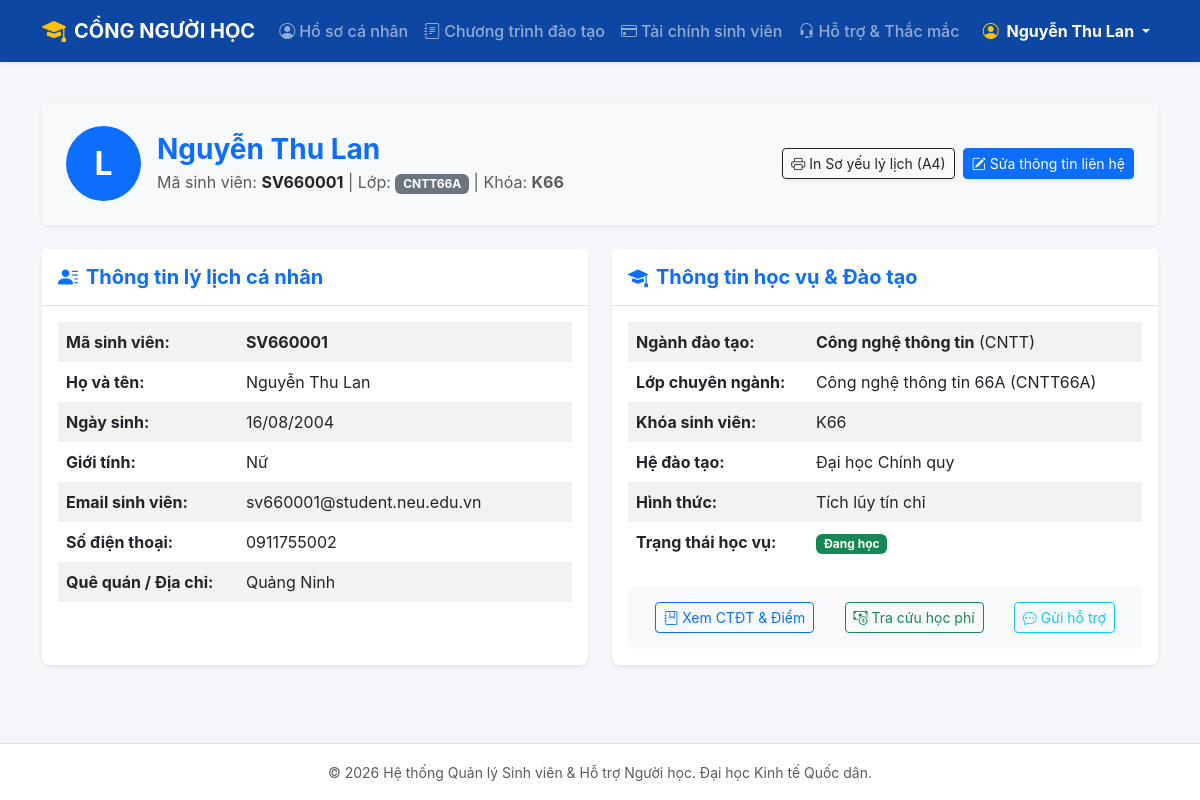
Page /portal/profile (signed in) on the committed database.
### tables this page shows
CREATE TABLE TaiKhoan (
    id INTEGER PRIMARY KEY AUTOINCREMENT,
    username TEXT NOT NULL UNIQUE,
    password_hash TEXT NOT NULL,
    vai_tro TEXT NOT NULL CHECK (vai_tro IN ('student', 'support_staff', 'admin')),
    ho_ten TEXT,
    sinh_vien_id INTEGER UNIQUE REFERENCES SinhVien(id) ON DELETE CASCADE
);

CREATE TABLE SinhVien (
    id INTEGER PRIMARY KEY AUTOINCREMENT,
    ma_sv TEXT NOT NULL UNIQUE,
    ho_ten TEXT NOT NULL,
    ngay_sinh TEXT,
    gioi_tinh TEXT CHECK (gioi_tinh IN ('Nam', 'Nữ', 'Khác')),
    email TEXT,
    so_dien_thoai TEXT,
    dia_chi TEXT,
    lop_id INTEGER NOT NULL REFERENCES Lop(id),
    trang_thai TEXT NOT NULL DEFAULT 'Đang học'
        CHECK (trang_thai IN ('Đang học', 'Bảo lưu', 'Đã tốt nghiệp', 'Thôi học')),
    ngay_tao TEXT NOT NULL DEFAULT (datetime('now', 'localtime'))
);

CREATE TABLE Lop (
    id INTEGER PRIMARY KEY AUTOINCREMENT,
    ma_lop TEXT NOT NULL UNIQUE,
    ten_lop TEXT NOT NULL,
    nganh_id INTEGER NOT NULL REFERENCES NganhHoc(id),
    khoa_hoc TEXT NOT NULL
);

CREATE TABLE NganhHoc (
    id INTEGER PRIMARY KEY AUTOINCREMENT,
    ma_nganh TEXT NOT NULL UNIQUE,
    ten_nganh TEXT NOT NULL
);

### portal.py (the view)
@portal_bp.route("/profile")
@login_required
@roles_required("student")
def profile():
    db = get_db()
    sv = get_current_student(db)
    if not sv:
        flash("Không tìm thấy thông tin sinh viên liên kết với tài khoản này.", "warning")
        return redirect(url_for("auth.login"))
    return render_template("portal/profile.html", sv=sv)

### app.py (called while the page is built)
def dmy(value):
    if not value:
        return "—"
    try:
        return datetime.strptime(str(value)[:10], "%Y-%m-%d").strftime("%d/%m/%Y")
    except ValueError:
        return value

### auth.py (called while the page is built)
@auth_bp.before_app_request
def load_logged_in_user():
    user_id = session.get("user_id")
    if user_id is None:
        g.user = None
    else:
        db = get_db()
        g.user = db.execute(
            "SELECT id, username, vai_tro, ho_ten, sinh_vien_id FROM TaiKhoan WHERE id = ?",
            (user_id,)
        ).fetchone()

def login_required(view):
    @functools.wraps(view)
    def wrapped_view(**kwargs):
        if g.user is None:
            flash("Vui lòng đăng nhập để truy cập chức năng này.", "warning")
            return redirect(url_for("auth.login"))
        return view(**kwargs)
    return wrapped_view

def roles_required(*roles):
    def decorator(view):
        @functools.wraps(view)
        def wrapped_view(**kwargs):
            if g.user is None:
                flash("Vui lòng đăng nhập để tiếp tục.", "warning")
                return redirect(url_for("auth.login"))
            if g.user["vai_tro"] not in roles:
                flash("Bạn không có quyền truy cập vào chức năng hoặc trang này.", "danger")
                if g.user["vai_tro"] == "student":
                    return redirect(url_for("portal.profile"))
                return redirect(url_for("students.list_students"))
            return view(**kwargs)
        return wrapped_view
    return decorator

### models.py (called while the page is built)
def connect(path):
    conn = sqlite3.connect(path)
    conn.row_factory = sqlite3.Row
    conn.execute("PRAGMA foreign_keys = ON")
    conn.create_function("norm", 1, normalize, deterministic=True)
    return conn

def get_db():
    if "db" not in g:
        g.db = connect(current_app.config["DATABASE"])
    return g.db

### portal.py (called while the page is built)
def get_current_student(db):
    if not g.user or g.user["sinh_vien_id"] is None:
        return None
    query = """
        SELECT sv.*, l.ma_lop, l.ten_lop, l.khoa_hoc,
               n.id AS nganh_id, n.ma_nganh, n.ten_nganh
        FROM SinhVien sv
        JOIN Lop l ON l.id = sv.lop_id
        JOIN NganhHoc n ON n.id = l.nganh_id
        WHERE sv.id = ?
    """
    return db.execute(query, (g.user["sinh_vien_id"],)).fetchone()

### templates/portal/profile.html (shortened to what this page needs)
{% extends "base.html" %}
{% block content %}
<div class="container my-4">
    <div class="card shadow-sm border-0 mb-4">
        <div class="card-body p-4 bg-light rounded">
            <div class="d-flex align-items-center flex-wrap">
                <div class="bg-primary text-white rounded-circle d-flex align-items-center justify-content-center me-3 mb-2 mb-md-0" style="width: 75px; height: 75px; font-size: 32px; font-weight: bold;">
                    {{ sv.ho_ten.split()[-1][0] }}
                </div>
                <div class="me-auto">
                    <h3 class="mb-1 text-primary fw-bold">{{ sv.ho_ten }}</h3>
                    <p class="text-muted mb-0">Mã sinh viên: <strong class="text-dark">{{ sv.ma_sv }}</strong> | Lớp: <span class="badge bg-secondary">{{ sv.ma_lop }}</span> | Khóa: <strong>{{ sv.khoa_hoc }}</strong></p>
                </div>
                <div class="mt-3 mt-md-0 d-flex gap-2">
                    <a href="{{ url_for('portal.print_profile') }}" target="_blank" class="btn btn-outline-dark btn-sm shadow-sm">
                        <i class="bi bi-printer me-1"></i>In Sơ yếu lý lịch (A4)
                    </a>
                    <button class="btn btn-primary btn-sm shadow-sm" data-bs-toggle="modal" data-bs-target="#editContactModal">
                        <i class="bi bi-pencil-square me-1"></i>Sửa thông tin liên hệ
                    </button>
                </div>
            </div>
        </div>
    </div>
    <div class="row g-4">
        <div class="col-lg-6">
            <div class="card shadow-sm border-0 h-100">
                <div class="card-header bg-white border-bottom py-3">
                    <h5 class="card-title mb-0 text-primary fw-bold"><i class="bi bi-person-lines-fill me-2"></i>Thông tin lý lịch cá nhân</h5>
                </div>
                <div class="card-body">
                    <table class="table table-borderless table-striped">
                        <tbody>
                            <tr><th style="width: 35%;">Mã sinh viên:</th><td><strong>{{ sv.ma_sv }}</strong></td></tr>
                            <tr><th>Họ và tên:</th><td>{{ sv.ho_ten }}</td></tr>
                            <tr><th>Ngày sinh:</th><td>{{ sv.ngay_sinh|dmy }}</td></tr>
                            <tr><th>Giới tính:</th><td>{{ sv.gioi_tinh or '—' }}</td></tr>
                            <tr><th>Email sinh viên:</th><td>{{ sv.email or '—' }}</td></tr>
                            <tr><th>Số điện thoại:</th><td>{{ sv.so_dien_thoai or '—' }}</td></tr>
                            <tr><th>Quê quán / Địa chỉ:</th><td>{{ sv.dia_chi or '—' }}</td></tr>
                        </tbody>
                    </table>
                </div>
            </div>
        </div>
        <div class="col-lg-6">
            <div class="card shadow-sm border-0 h-100">
                <div class="card-header bg-white border-bottom py-3">
                    <h5 class="card-title mb-0 text-primary fw-bold"><i class="bi bi-mortarboard-fill me-2"></i>Thông tin học vụ & Đào tạo</h5>
                </div>
                <div class="card-body">
                    <table class="table table-borderless table-striped">
                        <tbody>
                            <tr><th style="width: 35%;">Ngành đào tạo:</th><td><strong>{{ sv.ten_nganh }}</strong> ({{ sv.ma_nganh }})</td></tr>
                            <tr><th>Lớp chuyên ngành:</th><td>{{ sv.ten_lop }} ({{ sv.ma_lop }})</td></tr>
                            <tr><th>Khóa sinh viên:</th><td>{{ sv.khoa_hoc }}</td></tr>
                            <tr><th>Hệ đào tạo:</th><td>Đại học Chính quy</td></tr>
                            <tr><th>Hình thức:</th><td>Tích lũy tín chỉ</td></tr>
                            <tr><th>Trạng thái học vụ:</th><td><span class="badge bg-success">{{ sv.trang_thai }}</span></td></tr>
                        </tbody>
                    </table>
                    <div class="mt-4 p-3 bg-light rounded d-flex justify-content-around flex-wrap gap-2">
                        <a href="{{ url_for('portal.curriculum') }}" class="btn btn-outline-primary btn-sm"><i class="bi bi-journal-bookmark me-1"></i>Xem CTĐT & Điểm</a>
                        <a href="{{ url_for('portal.finance') }}" class="btn btn-outline-success btn-sm"><i class="bi bi-cash-coin me-1"></i>Tra cứu học phí</a>
                        <a href="{{ url_for('portal.support') }}" class="btn btn-outline-info btn-sm"><i class="bi bi-chat-dots me-1"></i>Gửi hỗ trợ</a>
                    </div>
                </div>
            </div>
        </div>
    </div>
</div>
{% endblock %}

### templates/base.html (shortened to what this page needs)
<!DOCTYPE html>
<html lang="vi">
<head>
    <link href="https://cdn.jsdelivr.net/npm/bootstrap@5.3.0/dist/css/bootstrap.min.css" rel="stylesheet">
    <link rel="stylesheet" href="https://cdn.jsdelivr.net/npm/bootstrap-icons@1.11.1/font/bootstrap-icons.css">
</head>
<body>
    <nav class="navbar navbar-expand-lg navbar-dark navbar-neu shadow-sm sticky-top">
        <div class="container">
            <a class="navbar-brand fw-bold d-flex align-items-center" href="{{ url_for('home') }}">
                <i class="bi bi-mortarboard-fill me-2 fs-4 text-warning"></i> CỔNG NGƯỜI HỌC
            </a>
            <div class="collapse navbar-collapse" id="navbarNav">
                <ul class="navbar-nav me-auto mb-2 mb-lg-0">
                    {% if g.user %}
                        {% if g.user.vai_tro == 'student' %}
                            <li class="nav-item">
                                <a class="nav-link" href="{{ url_for('portal.profile') }}"><i class="bi bi-person-circle me-1"></i>Hồ sơ cá nhân</a>
                            </li>
                            <li class="nav-item">
                                <a class="nav-link" href="{{ url_for('portal.curriculum') }}"><i class="bi bi-journal-text me-1"></i>Chương trình đào tạo</a>
                            </li>
                            <li class="nav-item">
                                <a class="nav-link" href="{{ url_for('portal.finance') }}"><i class="bi bi-credit-card me-1"></i>Tài chính sinh viên</a>
                            </li>
                            <li class="nav-item">
                                <a class="nav-link" href="{{ url_for('portal.support') }}"><i class="bi bi-headset me-1"></i>Hỗ trợ & Thắc mắc</a>
                            </li>
                        {% endif %}
                    {% endif %}
                </ul>
                <ul class="navbar-nav ms-auto">
                    {% if g.user %}
                        <li class="nav-item dropdown">
                            <a class="nav-link dropdown-toggle text-white fw-bold" href="#" id="userDrop" role="button" data-bs-toggle="dropdown">
                                <i class="bi bi-person-circle me-1 text-warning"></i>
                                {% if g.user.vai_tro == 'student' %}
                                    {{ g.user.ho_ten }}
                                {% elif g.user.vai_tro == 'admin' %}
                                    Admin ({{ g.user.username }})
                                {% else %}
                                    Nhân viên hỗ trợ ({{ g.user.username }})
                                {% endif %}
                            </a>
                        </li>
                    {% else %}
                        <li class="nav-item"><a class="nav-link" href="{{ url_for('auth.login') }}">Đăng nhập</a></li>
                    {% endif %}
                </ul>
            </div>
        </div>
    </nav>
    <main>
        {% block content %}{% endblock %}
    </main>
    <footer class="text-center py-3 text-muted border-top bg-white mt-auto">
        <div class="container">
            <small>© 2026 Hệ thống Quản lý Sinh viên & Hỗ trợ Người học. Đại học Kinh tế Quốc dân.</small>
        </div>
    </footer>
</body>
</html>

### templates/base.html (style rules this page uses)
html, body { height: 100%; }
body { background-color: #f4f6f9; font-family: -apple-system, BlinkMacSystemFont, "Segoe UI", Roboto, sans-serif; display: flex; flex-direction: column; min-height: 100vh; }
.navbar-neu { background-color: #0d47a1; }
.nav-link { font-weight: 500; }
.card { border-radius: 8px; }
main { flex: 1 0 auto; }
footer { flex-shrink: 0; }

### rows in the picture
TaiKhoan: user.ho_ten "Nguyễn Thu Lan"
SinhVien: ho_ten "L", ho_ten "Nguyễn Thu Lan", ma_sv "SV660001", ngay_sinh|dmy "16/08/2004", gioi_tinh "Nữ", email "sv660001@student.neu.edu.vn", so_dien_thoai "0911755002", dia_chi "Quảng Ninh", trang_thai "Đang học"
Lop: ma_lop "CNTT66A", khoa_hoc "K66", ten_lop "Công nghệ thông tin 66A"
NganhHoc: ten_nganh "Công nghệ thông tin", ma_nganh "CNTT"
